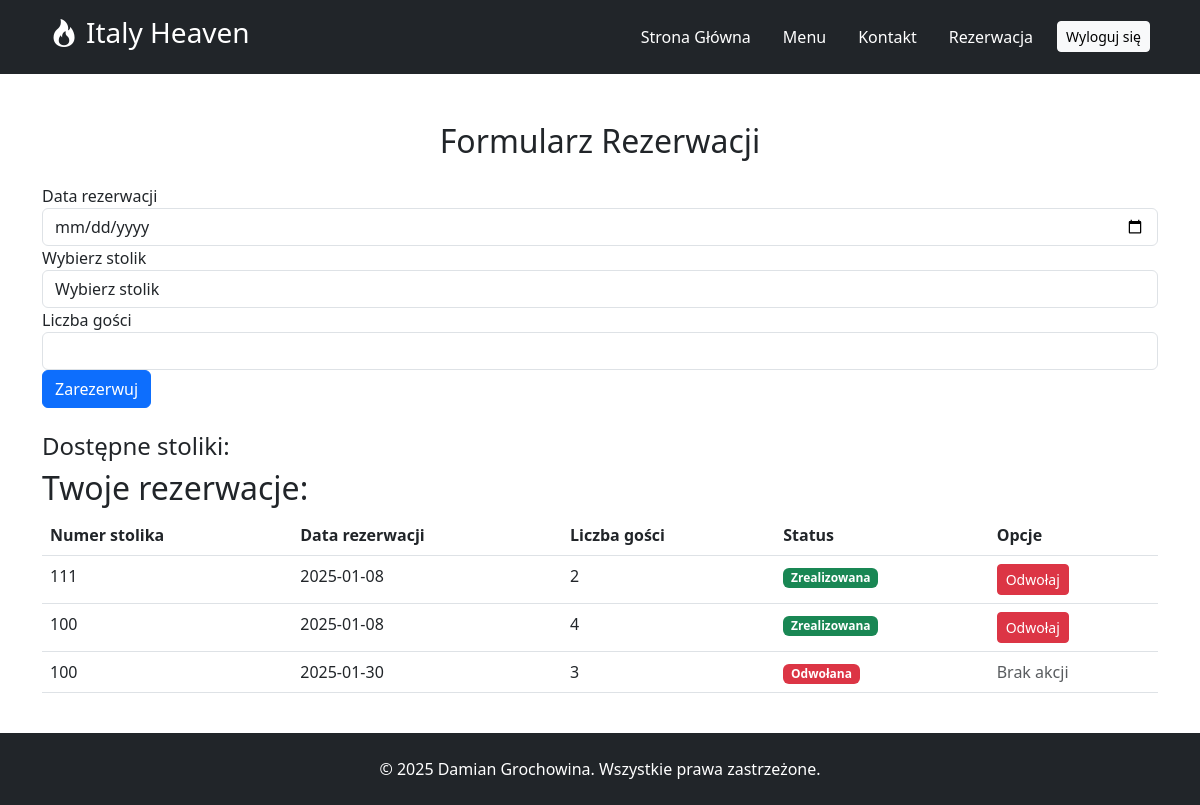
The page /rezerwuj (signed in) on the database as committed earlier.
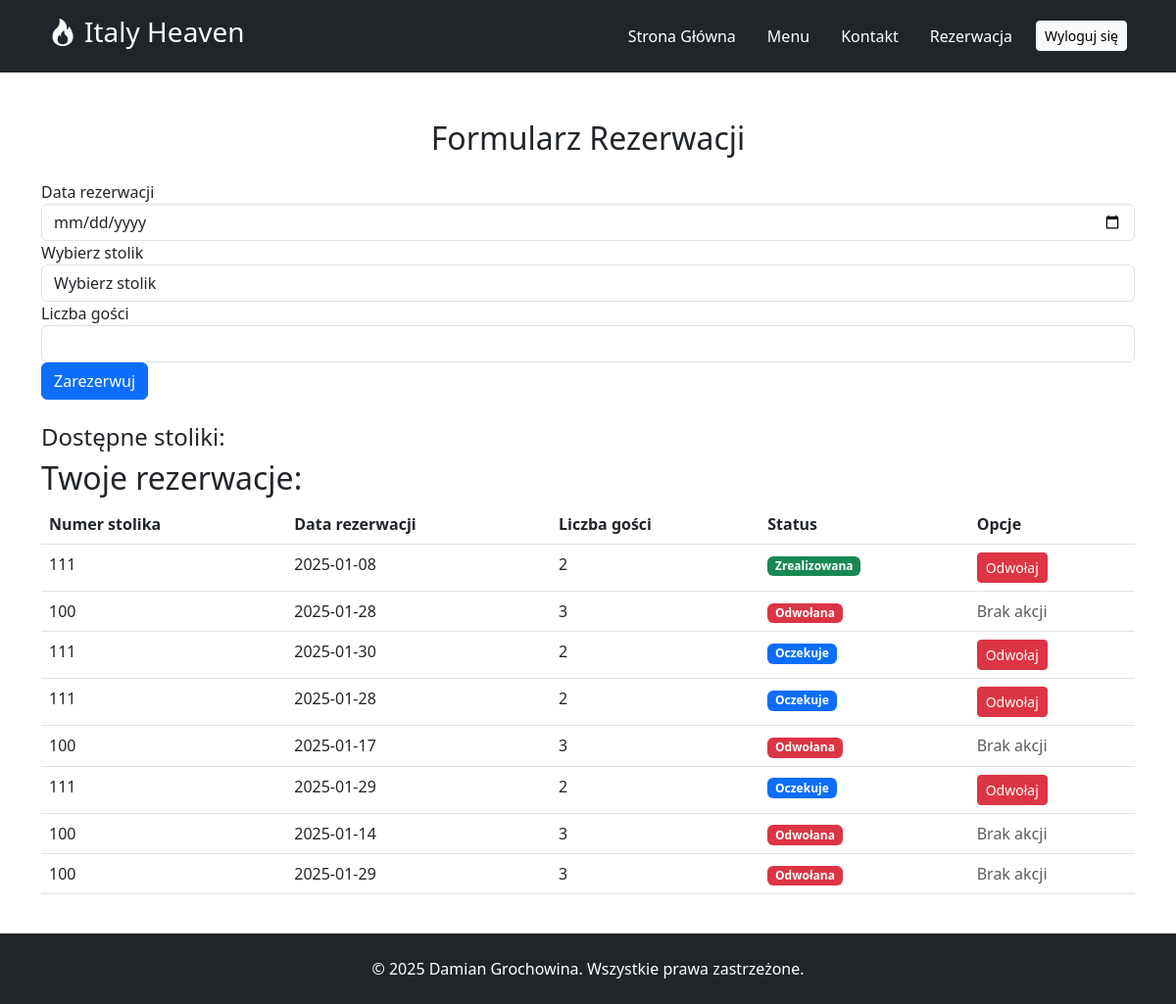
The same page on the database as committed later.
### tables this page shows
CREATE TABLE `reservations` (
  `id` int(11) NOT NULL,
  `user_id` int(11) DEFAULT NULL,
  `table_id` int(11) DEFAULT NULL,
  `reservation_date` datetime DEFAULT NULL,
  `guests` int(11) DEFAULT NULL,
  `cancelled` tinyint(1) NOT NULL DEFAULT 0
);

CREATE TABLE `tables` (
  `id` int(11) NOT NULL,
  `table_number` int(11) DEFAULT NULL,
  `seats` int(11) DEFAULT NULL
);

### Controllers/ReservationController.php (called while the page is built, shortened)
<?php
require_once '../models/Reservation.php';
require_once '../config/db.php';
class ReservationController
{
    public function showReservationForm()
    {
        global $pdo;
        if (isset($_SESSION['user_id'])) {
            $user_id = $_SESSION['user_id'];
            $userReservations = Reservation::getUserReservations($pdo, $user_id);
        } else {
            $userReservations = [];
        }
        include '../views/rezerwacja.php';
    }
}

### Models/Reservation.php (called while the page is built, shortened)
<?php
class Reservation
{
    public static function getUserReservations($pdo, $user_id)
    {
        $query = "SELECT r.id, r.table_id, r.reservation_date, r.guests, t.table_number, r.cancelled
                  FROM reservations r
                  JOIN tables t ON r.table_id = t.id
                  WHERE r.user_id = :user_id";
        $stmt = $pdo->prepare($query);
        $stmt->bindParam(':user_id', $user_id);
        $stmt->execute();
        return $stmt->fetchAll(PDO::FETCH_ASSOC);
    }
}

### Views/rezerwacja.php (the view, shortened to what this page needs)
<?php
include '../public/layout/header.php';
if (!isset($_SESSION['user_id'])) {
    echo "<div class='alert alert-danger' role='alert'>Musisz być zalogowany, aby zarezerwować stolik!</div>";
} else {
?>
    <div class="container py-5 mb-5">
        <h2 class="text-center mb-4">Formularz Rezerwacji</h2>
        <form id="reservation_form" action="/rezerwuj" method="POST">
            <div class="form-group">
                <label for="reservation_date">Data rezerwacji</label>
                <input type="date" id="reservation_date" name="reservation_date" class="form-control" required>
            </div>
            <div class="form-group">
                <label for="table_id">Wybierz stolik</label>
                <select id="table_id" name="table_id" class="form-control" required>
                    <option value="">Wybierz stolik</option>
                </select>
            </div>
            <div class="form-group">
                <label for="guests">Liczba gości</label>
                <input type="number" id="guests" name="guests" class="form-control" required min="1">
            </div>
            <button type="submit" class="btn btn-primary">Zarezerwuj</button>
        </form>
        <div id="available_tables" class="mt-4">
            <h4>Dostępne stoliki:</h4>
        </div>
        <h2>Twoje rezerwacje:</h2>
        <?php if (isset($userReservations) && count($userReservations) > 0): ?>
            <table class="table">
                <thead>
                    <tr>
                        <th>Numer stolika</th>
                        <th>Data rezerwacji</th>
                        <th>Liczba gości</th>
                        <th>Status</th>
                        <th>Opcje</th>
                    </tr>
                </thead>
                <tbody>
                    <?php foreach ($userReservations as $reservation): ?>
                        <tr>
                            <td><?php echo $reservation['table_number']; ?></td>
                            <td><?php echo date('Y-m-d', strtotime($reservation['reservation_date'])); ?></td>
                            <td><?php echo $reservation['guests']; ?></td>
                            <td>
                                <?php
                                if ($reservation['cancelled']) {
                                    echo '<span class="badge bg-danger">Odwołana</span>';
                                } elseif ($reservation['reservation_date'] >= date('Y-m-d')) {
                                    echo '<span class="badge bg-primary">Oczekuje</span>';
                                } else {
                                    echo '<span class="badge bg-success">Zrealizowana</span>';
                                }
                                ?>
                            </td>
                            <td>
                                <?php if (!$reservation['cancelled']): ?>
                                    <button class="btn btn-danger btn-sm cancel-reservation" data-reservation-id="<?php echo $reservation['id']; ?>" data-bs-toggle="modal" data-bs-target="#cancelModal">
                                        Odwołaj
                                    </button>
                                <?php else: ?>
                                    <span class="text-muted">Brak akcji</span>
                                <?php endif; ?>
                            </td>
                        </tr>
                    <?php endforeach; ?>
                </tbody>
            </table>
        <?php else: ?>
            <p>Nie masz żadnych rezerwacji.</p>
        <?php endif; ?>
    </div>
<?php
}
include '../public/layout/footer.php';
?>

Rows that differ between the two databases and show on the page:
removed reservations: table.table_number "100", reservation_date "2025-01-08", guests "4", cancelled "Zrealizowana"
removed reservations: table.table_number "100", reservation_date "2025-01-30", guests "3", cancelled "Odwołana"
added reservations: table.table_number "100", reservation_date "2025-01-28", guests "3", cancelled "Odwołana"
added reservations: table.table_number "111", reservation_date "2025-01-30", guests "2", cancelled "Oczekuje"
added reservations: table.table_number "111", reservation_date "2025-01-28", guests "2", cancelled "Oczekuje"
added reservations: table.table_number "100", reservation_date "2025-01-17", guests "3", cancelled "Odwołana"
added reservations: table.table_number "111", reservation_date "2025-01-29", guests "2", cancelled "Oczekuje"
added reservations: table.table_number "100", reservation_date "2025-01-14", guests "3", cancelled "Odwołana"
added reservations: table.table_number "100", reservation_date "2025-01-29", guests "3", cancelled "Odwołana"
